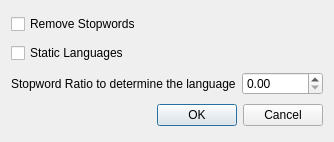
<?xml version="1.0" encoding="UTF-8"?>
<ui version="4.0">
 <class>Config</class>
 <widget class="QWidget" name="Config">
  <property name="geometry">
   <rect>
    <x>0</x>
    <y>0</y>
    <width>334</width>
    <height>142</height>
   </rect>
  </property>
  <property name="windowTitle">
   <string>Form</string>
  </property>
  <layout class="QVBoxLayout" name="verticalLayout">
   <item>
    <widget class="QCheckBox" name="RemoveStopwords">
     <property name="text">
      <string>Remove Stopwords</string>
     </property>
    </widget>
   </item>
   <item>
    <widget class="QCheckBox" name="StaticLang">
     <property name="toolTip">
      <string>Set if the languages are static.</string>
     </property>
     <property name="whatsThis">
      <string>When the languages are static and when the content of a document is changed, the system supposes that the language of this document has not changed.&lt;br&gt;
When the languages are not static, the language of a document is always determinewhen the document is analysed.</string>
     </property>
     <property name="text">
      <string>Static Languages</string>
     </property>
    </widget>
   </item>
   <item>
    <layout class="QHBoxLayout" name="_2">
     <item>
      <widget class="QLabel" name="textLabel1">
       <property name="text">
        <string>Stopword Ratio to determine the language</string>
       </property>
       <property name="wordWrap">
        <bool>false</bool>
       </property>
      </widget>
     </item>
     <item>
      <widget class="QDoubleSpinBox" name="MinStopWords"/>
     </item>
    </layout>
   </item>
   <item>
    <widget class="QDialogButtonBox" name="buttonBox">
     <property name="standardButtons">
      <set>QDialogButtonBox::Cancel|QDialogButtonBox::Ok</set>
     </property>
    </widget>
   </item>
  </layout>
  <zorder>StaticLang</zorder>
  <zorder>RemoveStopwords</zorder>
  <zorder>buttonBox</zorder>
 </widget>
 <resources/>
 <connections/>
</ui>
